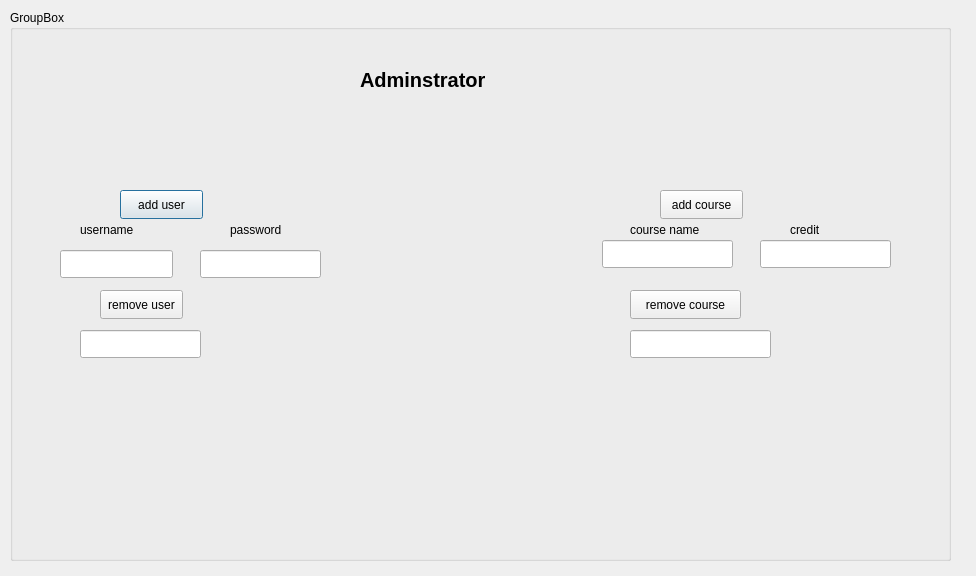
<?xml version="1.0" encoding="UTF-8"?>
<ui version="4.0">
 <class>adminstrator</class>
 <widget class="QDialog" name="adminstrator">
  <property name="geometry">
   <rect>
    <x>0</x>
    <y>0</y>
    <width>976</width>
    <height>576</height>
   </rect>
  </property>
  <property name="windowTitle">
   <string>Dialog</string>
  </property>
  <widget class="QGroupBox" name="groupBox">
   <property name="geometry">
    <rect>
     <x>10</x>
     <y>10</y>
     <width>941</width>
     <height>551</height>
    </rect>
   </property>
   <property name="title">
    <string>GroupBox</string>
   </property>
   <widget class="QLabel" name="label">
    <property name="geometry">
     <rect>
      <x>350</x>
      <y>60</y>
      <width>181</width>
      <height>20</height>
     </rect>
    </property>
    <property name="font">
     <font>
      <pointsize>15</pointsize>
      <bold>true</bold>
     </font>
    </property>
    <property name="text">
     <string>Adminstrator</string>
    </property>
   </widget>
   <widget class="QPushButton" name="pushButton">
    <property name="geometry">
     <rect>
      <x>110</x>
      <y>180</y>
      <width>83</width>
      <height>29</height>
     </rect>
    </property>
    <property name="text">
     <string>add user</string>
    </property>
   </widget>
   <widget class="QPushButton" name="pushButton_2">
    <property name="geometry">
     <rect>
      <x>90</x>
      <y>280</y>
      <width>83</width>
      <height>29</height>
     </rect>
    </property>
    <property name="text">
     <string>remove user</string>
    </property>
   </widget>
   <widget class="QPushButton" name="pushButton_3">
    <property name="geometry">
     <rect>
      <x>650</x>
      <y>180</y>
      <width>83</width>
      <height>29</height>
     </rect>
    </property>
    <property name="text">
     <string>add course</string>
    </property>
   </widget>
   <widget class="QPushButton" name="pushButton_4">
    <property name="geometry">
     <rect>
      <x>620</x>
      <y>280</y>
      <width>111</width>
      <height>29</height>
     </rect>
    </property>
    <property name="text">
     <string>remove course</string>
    </property>
   </widget>
   <widget class="QLineEdit" name="lineEdit">
    <property name="geometry">
     <rect>
      <x>50</x>
      <y>240</y>
      <width>113</width>
      <height>28</height>
     </rect>
    </property>
   </widget>
   <widget class="QLineEdit" name="lineEdit_2">
    <property name="geometry">
     <rect>
      <x>190</x>
      <y>240</y>
      <width>121</width>
      <height>28</height>
     </rect>
    </property>
   </widget>
   <widget class="QLineEdit" name="lineEdit_3">
    <property name="geometry">
     <rect>
      <x>70</x>
      <y>320</y>
      <width>121</width>
      <height>28</height>
     </rect>
    </property>
   </widget>
   <widget class="QLineEdit" name="lineEdit_5">
    <property name="geometry">
     <rect>
      <x>592</x>
      <y>230</y>
      <width>131</width>
      <height>28</height>
     </rect>
    </property>
   </widget>
   <widget class="QLineEdit" name="lineEdit_4">
    <property name="geometry">
     <rect>
      <x>750</x>
      <y>230</y>
      <width>131</width>
      <height>28</height>
     </rect>
    </property>
   </widget>
   <widget class="QLineEdit" name="lineEdit_6">
    <property name="geometry">
     <rect>
      <x>620</x>
      <y>320</y>
      <width>141</width>
      <height>28</height>
     </rect>
    </property>
   </widget>
   <widget class="QLabel" name="label_2">
    <property name="geometry">
     <rect>
      <x>780</x>
      <y>210</y>
      <width>63</width>
      <height>20</height>
     </rect>
    </property>
    <property name="text">
     <string>credit</string>
    </property>
   </widget>
   <widget class="QLabel" name="label_3">
    <property name="geometry">
     <rect>
      <x>620</x>
      <y>210</y>
      <width>91</width>
      <height>20</height>
     </rect>
    </property>
    <property name="text">
     <string>course name</string>
    </property>
   </widget>
   <widget class="QLabel" name="label_4">
    <property name="geometry">
     <rect>
      <x>220</x>
      <y>210</y>
      <width>63</width>
      <height>20</height>
     </rect>
    </property>
    <property name="text">
     <string>password</string>
    </property>
   </widget>
   <widget class="QLabel" name="label_5">
    <property name="geometry">
     <rect>
      <x>70</x>
      <y>210</y>
      <width>71</width>
      <height>20</height>
     </rect>
    </property>
    <property name="text">
     <string>username</string>
    </property>
   </widget>
  </widget>
 </widget>
 <resources/>
 <connections/>
</ui>
